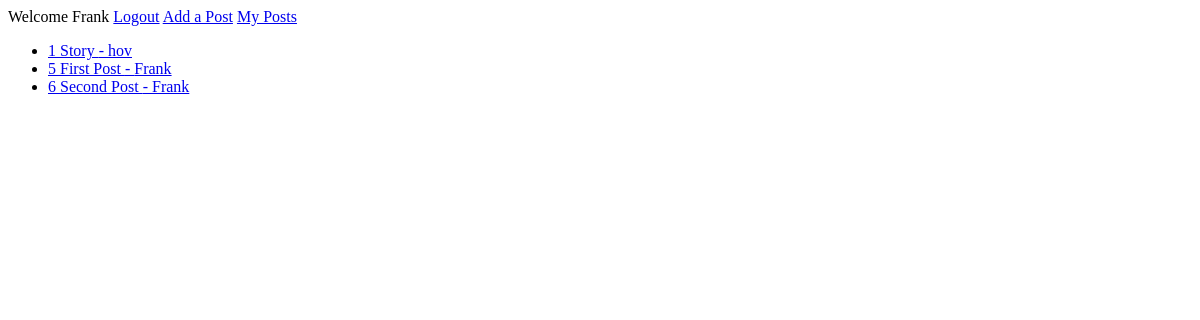
The app's page /home/ (signed in), older data.
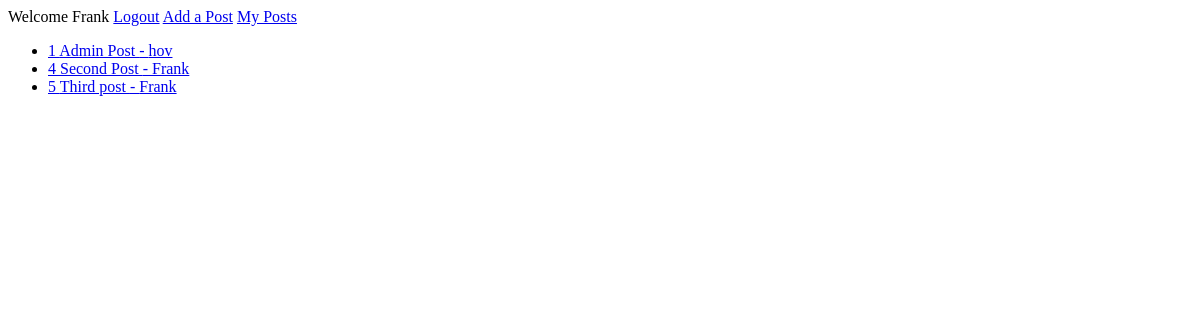
The same page, newer data.
### blog/models.py (models this page shows, shortened)
class Post(models.Model):
    title = models.CharField(max_length=200)
    user = models.ForeignKey(User, on_delete=models.CASCADE, null=True, blank=True)
    body = models.TextField()

### blog/views.py (the view)
# urls.py: 2. Add a URL to urlpatterns:  path('', views.home, name='home')
@login_required(login_url='login')
def home(request):
    post = Post.objects.all()
    context = {"post": post}
    return render(request, "home.html", context)

### blog/templates/home.html (shortened to what this page needs)
<!DOCTYPE html>
<html lang="en">
<head>
</head>
<body>
  Welcome {{ request.user }}
  <span><a href="{% url 'logout' %}">Logout</a></span>
  <span><a href="{% url 'add' %}">Add a Post</a></span>
  <span><a href="{% url 'myposts' %}">My Posts</a></span>
  <ul>
    {% for post in post %}
    <li><a href="{% url 'view' post.id%}">{{ post.id }}  {{ post.title }} - {{ post.user }}</a></li>
    {% endfor %}
  </ul>
</body>
</html>

Row changes from the older to the newer data that the page shows:
removed Post: id "6", title "Second Post", user "Frank"
changed Post "hov": title "Story" → "Admin Post"
added Post: id "4", title "Second Post", user "Frank"
changed Post id 5: title "First Post" → "Third post"
